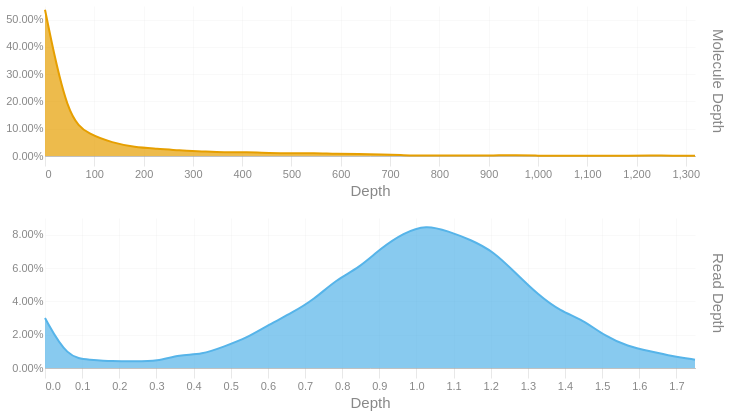

Notebook code for this chart:
### Code cell
readdep = depth_hist(tb['Read Depth'], q99, 3)
readdep = readdep.with_columns(pl.lit('Read Depth').alias('Metric'))
if not SKIPLR:
    moldep = depth_hist(tb['Molecule Depth'], mol_q99, 1)
    moldep = moldep.with_columns(pl.lit('Molecule Depth').alias('Metric'))
    _hist = pl.concat([readdep, moldep])
    _hist = _hist.filter(pl.col('Proportion') != 0)
    with SafeRender(_hist):
        (
            alt.Chart(_hist)        
            .mark_area(interpolate = "basis")
            .encode(
                x=alt.X('Bin:Q').scale(domainMin=0).axis(alt.Axis(title='Depth')),
                y = alt.Y('Proportion:Q', title = None).axis(format = '.2%'),
                color = alt.Color('Metric:N').legend(None),
                row = alt.Row("Metric:N").header(title = None, labelOrient = 'right'),
                tooltip = [
                    alt.Tooltip("Metric:N", title = "Metric"),
                    alt.Tooltip('Interval:N', title = "Depth Interval"),
                    alt.Tooltip('Proportion:Q', title = "% Alignments").format('.2%')
                ]
            )
            .resolve_scale(x='independent', y='independent')
            .properties(
                height = 150, width = 650,
                usermeta={'embedOptions': {'downloadFileName': f'{samplename}.depth.hist'}}
            )
        ).display()
else:
    readdep = readdep.filter(pl.col('Proportion') != 0)
    with SafeRender(readdep):
        (
            alt.Chart(readdep)        
            .mark_area(interpolate = "basis")
            .encode(
                x=alt.X('Bin:Q').scale(domainMin=0).axis(alt.Axis(title='Depth')),
                y = alt.Y('Proportion:Q', title = None).axis(format = '.2%'),
                tooltip = [
                    alt.Tooltip('Interval:N', title = "Depth Interval"),
                    alt.Tooltip('Proportion:Q', title = "% Alignments").format('.2%')
                ]
            )
            .properties(
                usermeta={'embedOptions': {'downloadFileName': f'{samplename}.depth.hist'}}
            )
        ).display()

### Figure 1 — Vega-Lite specification as saved in the notebook (floating-point values rounded to 4 significant figures)
{"width": 650, "height": 150, "config": {"title": {"anchor": "start", "dy": -15, "fontSize": 18, "color": "#888888", "subtitleColor": "#888888", "subtitleFontSize": 14}, "arc": {"fill": "#0072B2"}, "axis": {"domainColor": "#888888", "domainWidth": 0.5, "gridWidth": 0.2, "grid": false, "titleFontWeight": 400, "titleFontSize": 15, "labelFontSize": 11, "labelColor": "#888888", "tickColor": "#888888", "tickWidth": 0.2, "titleColor": "#888888"}, "axisBand": {"grid": false}, "axisX": {"grid": true, "tickSize": 10, "domainCap": "round"}, "axisY": {"domain": false, "grid": true, "tickSize": 0, "domainCap": "round"}, "background": "transparent", "header": {"labelFontSize": 15, "labelColor": "#888888", "titleFontSize": 15, "titleFontWeight": 600, "titleColor": "#888888"}, "legend": {"labelFont": "sans-serif", "labelFontSize": 12, "labelColor": "#888888", "symbolSize": 100, "symbolType": "circle", "titleFontSize": 12, "titlePadding": 10, "titleColor": "#888888", "title": null}, "range": {"category": ["#E69F00", "#56B4E9", "#009E73", "#F0E442", "#0072B2", "#D55E00", "#CC79A7", "#000000"], "diverging": ["#cfe8f3", "#a2d4ec", "#73bfe2", "#46abdb", "#1696d2", "#12719e"]}, "area": {"fill": "#0072B2", "fillOpacity": 0.7, "line": true, "strokeOpacity": 0.7}, "line": {"color": "#0072B2", "stroke": "#0072B2", "strokeWidth": 2}, "trail": {"color": "#0072B2", "stroke": "#0072B2", "strokeWidth": 0, "size": 1}, "point": {"filled": true, "fillOpacity": 1.0, "size": 95}, "text": {"color": "#888888", "fontSize": 11, "align": "right", "fontWeight": 400, "size": 11}, "bar": {"fill": "#0072B2", "stroke": null}, "view": {"stroke": null, "continuousWidth": 660, "continuousHeight": 400}}, "data": {"name": "data-7c8cf38086c53c79dc43615100d31ae2"}, "mark": {"type": "area", "interpolate": "basis"}, "encoding": {"color": {"field": "Metric", "legend": null, "type": "nominal"}, "row": {"field": "Metric", "header": {"title": null, "labelOrient": "right"}, "type": "nominal"}, "tooltip": [{"field": "Metric", "title": "Metric", "type": "nominal"}, {"field": "Interval", "title": "Depth Interval", "type": "nominal"}, {"field": "Proportion", "format": ".2%", "title": "% Alignments", "type": "quantitative"}], "x": {"axis": {"title": "Depth"}, "field": "Bin", "scale": {"domainMin": 0}, "type": "quantitative"}, "y": {"axis": {"format": ".2%"}, "field": "Proportion", "title": null, "type": "quantitative"}}, "resolve": {"scale": {"x": "independent", "y": "independent"}}, "usermeta": {"embedOptions": {"downloadFileName": "S1_Musquodoboit_003.depth.hist"}}, "$schema": "https://vega.github.io/schema/vega-lite/v6.1.0.json", "datasets": {"data-7c8cf38086c53c79dc43615100d31ae2": [{"Bin": 0.0, "Interval": "0.0-0.06", "Proportion": 0.03, "Metric": "Read Depth"}, {"Bin": 0.06, "Interval": "0.06-0.121", "Proportion": 0.006, "Metric": "Read Depth"}, {"Bin": 0.121, "Interval": "0.121-0.181", "Proportion": 0.005, "Metric": "Read Depth"}, {"Bin": 0.181, "Interval": "0.181-0.241", "Proportion": 0.004, "Metric": "Read Depth"}, {"Bin": 0.241, "Interval": "0.241-0.302", "Proportion": 0.004, "Metric": "Read Depth"}, {"Bin": 0.302, "Interval": "0.302-0.362", "Proportion": 0.004, "Metric": "Read Depth"}, {"Bin": 0.362, "Interval": "0.362-0.422", "Proportion": 0.008, "Metric": "Read Depth"}, {"Bin": 0.422, "Interval": "0.422-0.483", "Proportion": 0.008, "Metric": "Read Depth"}, {"Bin": 0.483, "Interval": "0.483-0.543", "Proportion": 0.013, "Metric": "Read Depth"}, {"Bin": 0.543, "Interval": "0.543-0.603", "Proportion": 0.018, "Metric": "Read Depth"}, {"Bin": 0.603, "Interval": "0.603-0.664", "Proportion": 0.026, "Metric": "Read Depth"}, {"Bin": 0.664, "Interval": "0.664-0.724", "Proportion": 0.033, "Metric": "Read Depth"}, {"Bin": 0.724, "Interval": "0.724-0.784", "Proportion": 0.041, "Metric": "Read Depth"}, {"Bin": 0.784, "Interval": "0.784-0.845", "Proportion": 0.053, "Metric": "Read Depth"}, {"Bin": 0.845, "Interval": "0.845-0.905", "Proportion": 0.06, "Metric": "Read Depth"}, {"Bin": 0.905, "Interval": "0.905-0.965", "Proportion": 0.072, "Metric": "Read Depth"}, {"Bin": 0.965, "Interval": "0.965-1.026", "Proportion": 0.081, "Metric": "Read Depth"}, {"Bin": 1.026, "Interval": "1.026-1.086", "Proportion": 0.086, "Metric": "Read Depth"}, {"Bin": 1.086, "Interval": "1.086-1.146", "Proportion": 0.082, "Metric": "Read Depth"}, {"Bin": 1.146, "Interval": "1.146-1.207", "Proportion": 0.077, "Metric": "Read Depth"}, {"Bin": 1.207, "Interval": "1.207-1.267", "Proportion": 0.07, "Metric": "Read Depth"}, {"Bin": 1.267, "Interval": "1.267-1.327", "Proportion": 0.057, "Metric": "Read Depth"}, {"Bin": 1.327, "Interval": "1.327-1.388", "Proportion": 0.044, "Metric": "Read Depth"}, {"Bin": 1.388, "Interval": "1.388-1.448", "Proportion": 0.034, "Metric": "Read Depth"}, {"Bin": 1.448, "Interval": "1.448-1.508", "Proportion": 0.029, "Metric": "Read Depth"}, {"Bin": 1.508, "Interval": "1.508-1.569", "Proportion": 0.019, "Metric": "Read Depth"}, {"Bin": 1.569, "Interval": "1.569-1.629", "Proportion": 0.013, "Metric": "Read Depth"}, {"Bin": 1.629, "Interval": "1.629-1.689", "Proportion": 0.01, "Metric": "Read Depth"}, {"Bin": 1.689, "Interval": "1.689-1.75", "Proportion": 0.007, "Metric": "Read Depth"}, {"Bin": 1.75, "Interval": "1.75-1.81", "Proportion": 0.005, "Metric": "Read Depth"}, {"Bin": 0.0, "Interval": "0.0-45.5", "Proportion": 0.536, "Metric": "Molecule Depth"}, {"Bin": 45.5, "Interval": "45.5-90.9", "Proportion": 0.135, "Metric": "Molecule Depth"}, {"Bin": 90.9, "Interval": "90.9-136.4", "Proportion": 0.078, "Metric": "Molecule Depth"}, {"Bin": 136.4, "Interval": "136.4-181.9", "Proportion": 0.049, "Metric": "Molecule Depth"}, {"Bin": 181.9, "Interval": "181.9-227.3", "Proportion": 0.032, "Metric": "Molecule Depth"}, {"Bin": 227.3, "Interval": "227.3-272.8", "Proportion": 0.027, "Metric": "Molecule Depth"}, {"Bin": 272.8, "Interval": "272.8-318.3", "Proportion": 0.02, "Metric": "Molecule Depth"}, {"Bin": 318.3, "Interval": "318.3-363.8", "Proportion": 0.017, "Metric": "Molecule Depth"}, {"Bin": 363.8, "Interval": "363.8-409.2", "Proportion": 0.013, "Metric": "Molecule Depth"}, {"Bin": 409.2, "Interval": "409.2-454.7", "Proportion": 0.014, "Metric": "Molecule Depth"}, {"Bin": 454.7, "Interval": "454.7-500.2", "Proportion": 0.011, "Metric": "Molecule Depth"}, {"Bin": 500.2, "Interval": "500.2-545.6", "Proportion": 0.01, "Metric": "Molecule Depth"}, {"Bin": 545.6, "Interval": "545.6-591.1", "Proportion": 0.011, "Metric": "Molecule Depth"}, {"Bin": 591.1, "Interval": "591.1-636.6", "Proportion": 0.008, "Metric": "Molecule Depth"}, {"Bin": 636.6, "Interval": "636.6-682.0", "Proportion": 0.008, "Metric": "Molecule Depth"}, {"Bin": 682.0, "Interval": "682.0-727.5", "Proportion": 0.006, "Metric": "Molecule Depth"}, {"Bin": 727.5, "Interval": "727.5-773.0", "Proportion": 0.003, "Metric": "Molecule Depth"}, {"Bin": 773.0, "Interval": "773.0-818.4", "Proportion": 0.001, "Metric": "Molecule Depth"}, {"Bin": 818.4, "Interval": "818.4-863.9", "Proportion": 0.002, "Metric": "Molecule Depth"}, {"Bin": 863.9, "Interval": "863.9-909.4", "Proportion": 0.002, "Metric": "Molecule Depth"}, {"Bin": 909.4, "Interval": "909.4-954.8", "Proportion": 0.002, "Metric": "Molecule Depth"}, {"Bin": 954.8, "Interval": "954.8-1000.3", "Proportion": 0.003, "Metric": "Molecule Depth"}, {"Bin": 1000.0, "Interval": "1000.3-1045.8", "Proportion": 0.001, "Metric": "Molecule Depth"}, {"Bin": 1046.0, "Interval": "1045.8-1091.3", "Proportion": 0.001, "Metric": "Molecule Depth"}, {"Bin": 1091.0, "Interval": "1091.3-1136.7", "Proportion": 0.001, "Metric": "Molecule Depth"}, {"Bin": 1137.0, "Interval": "1136.7-1182.2", "Proportion": 0.001, "Metric": "Molecule Depth"}, {"Bin": 1182.0, "Interval": "1182.2-1227.7", "Proportion": 0.001, "Metric": "Molecule Depth"}, {"Bin": 1228.0, "Interval": "1227.7-1273.1", "Proportion": 0.002, "Metric": "Molecule Depth"}, {"Bin": 1273.0, "Interval": "1273.1-1318.6", "Proportion": 0.001, "Metric": "Molecule Depth"}, {"Bin": 1319.0, "Interval": "1318.6-1364.07", "Proportion": 0.001, "Metric": "Molecule Depth"}]}}
